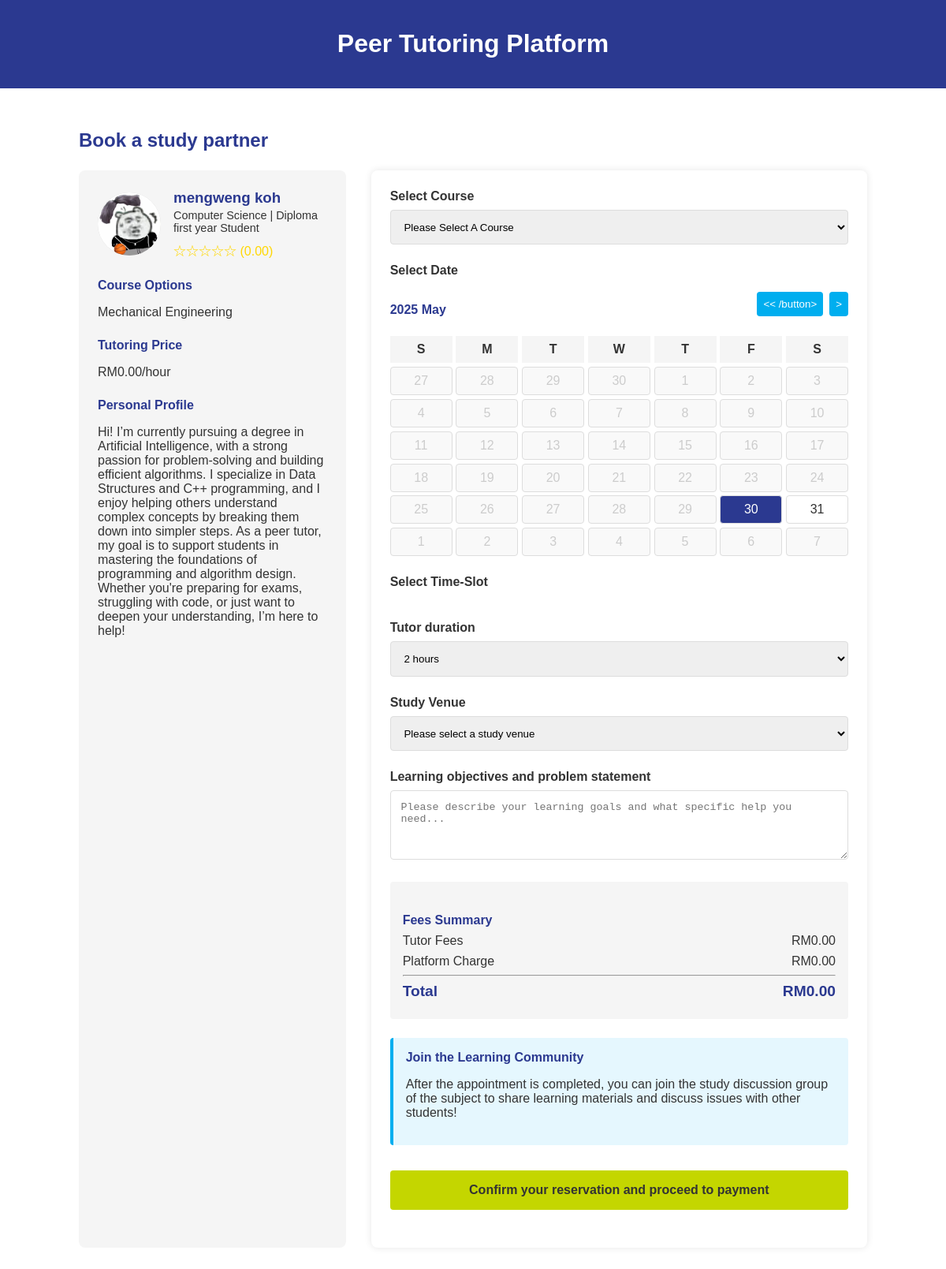
The page /appointments.php?tutor_id=16 on the database as committed earlier.
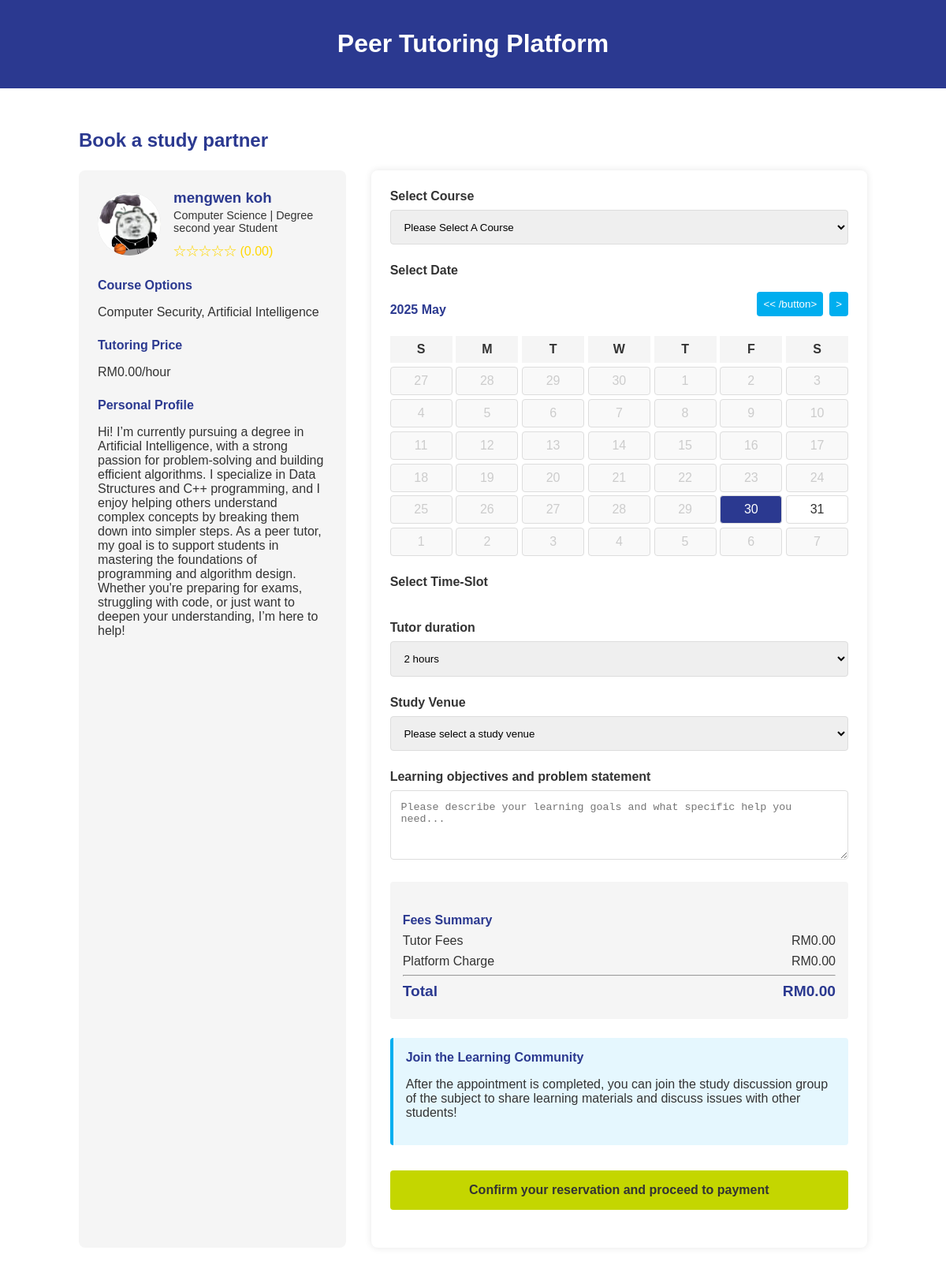
The same page on the database as committed later.
### tables this page shows
CREATE TABLE `tutorprofile` (
  `user_id` int(11) NOT NULL,
  `major` varchar(100) DEFAULT NULL,
  `year` varchar(50) DEFAULT NULL,
  `bio` text DEFAULT NULL,
  `qualifications` text DEFAULT NULL,
  `is_verified` tinyint(1) DEFAULT 0,
  `rating` decimal(3,2) DEFAULT 0.00,
  `total_sessions` int(11) DEFAULT 0
);

CREATE TABLE `user` (
  `user_id` int(11) NOT NULL,
  `username` varchar(50) NOT NULL,
  `password` varchar(255) DEFAULT NULL,
  `email` varchar(100) NOT NULL,
  `role` enum('student','tutor','admin') NOT NULL,
  `first_name` varchar(50) NOT NULL,
  `last_name` varchar(50) NOT NULL,
  `phone` varchar(20) DEFAULT NULL,
  `profile_image` varchar(255) DEFAULT NULL,
  `is_active` tinyint(1) DEFAULT 1,
  `created_at` timestamp NOT NULL DEFAULT current_timestamp(),
  `last_login` datetime DEFAULT NULL
);

### appointments.php (the view, shortened to what the changed rows need)
<?php
$servername = "localhost";
$username = "root";
$password = "";
$dbname = "peer_tutoring_platform";
$conn = new mysqli($servername, $username, $password, $dbname);
$tutor_id = isset($_GET['tutor_id']) ? intval($_GET['tutor_id']) : 1;
$tutor_query = "SELECT u.*, tp.* FROM user u
                JOIN tutorprofile tp ON u.user_id = tp.user_id
                WHERE u.user_id = ? AND u.role = 'tutor'";
$stmt = $conn->prepare($tutor_query);
$stmt->bind_param("i", $tutor_id);
$stmt->execute();
$tutor_result = $stmt->get_result();
$tutor = $tutor_result->fetch_assoc();
$courses_query = "SELECT c.*, ts.hourly_rate FROM courses c
                 JOIN tutorsubject ts ON c.course_id = ts.course_id
                 WHERE ts.tutor_id = ?";
$stmt = $conn->prepare($courses_query);
$stmt->bind_param("i", $tutor_id);
$stmt->execute();
$courses_result = $stmt->get_result();
$courses = [];
while ($row = $courses_result->fetch_assoc()) {
    $courses[] = $row;
}
?>
<!DOCTYPE html>
<html lang="zh">
<head>
</head>
<body>
    <header>
        <h1>Peer Tutoring Platform</h1>
    </header>
    <div class="container">
        <h2>Book a study partner</h2>
        <div class="appointment-section">
            <div class="tutor-info">
                <div class="tutor-profile">
                    <div class="tutor-image">
                        <?php if (!empty($tutor['profile_image'])): ?>
                            <img src="<?php echo htmlspecialchars($tutor['profile_image']); ?>" alt="study partner avatar" class="tutor-image">
                        <?php endif; ?>
                    </div>
                    <div class="tutor-details">
                        <h3><?php echo htmlspecialchars($tutor['first_name'] . ' ' . $tutor['last_name']); ?></h3>
                        <p><?php echo htmlspecialchars($tutor['major']); ?> | <?php echo htmlspecialchars($tutor['year']); ?> Student</p>
                        <div class="rating">
                            <?php
                            $rating = $tutor['rating'];
                            for ($i = 1; $i <= 5; $i++) {
                                if ($i <= floor($rating)) {
                                    echo "★";
                                } elseif ($i - 0.5 <= $rating) {
                                    echo "★";
                                } else {
                                    echo "☆";
                                }
                            }
                            echo " ({$rating})";
                            ?>
                        </div>
                    </div>
                </div>
                <div class="tutor-subjects">
                    <h4>Course Options</h4>
                    <p>
                        <?php
                        if (count($courses) > 0) {
                            $course_names = array_column($courses, 'course_name');
                            echo htmlspecialchars(implode(', ', $course_names));
                        } else {
                            echo "No course information";
                        }
                        ?>
                    </p>
                </div>
                <div class="tutor-bio">
                    <h4>Personal Profile</h4>
                    <p><?php echo htmlspecialchars($tutor['bio']); ?></p>
                </div>
            </div>
        </div>
    </div>
</body>
</html>

Rows that differ between the two databases and show on the page:
changed tutorprofile "Computer Science": user_id.last_name "mengweng koh" → "mengwen koh"; year "Diploma first year" → "Degree second year"
Other text that changed with them:
implode(', ', $course_names): "Mechanical Engineering" → "Computer Security, Artificial Intelligence"
